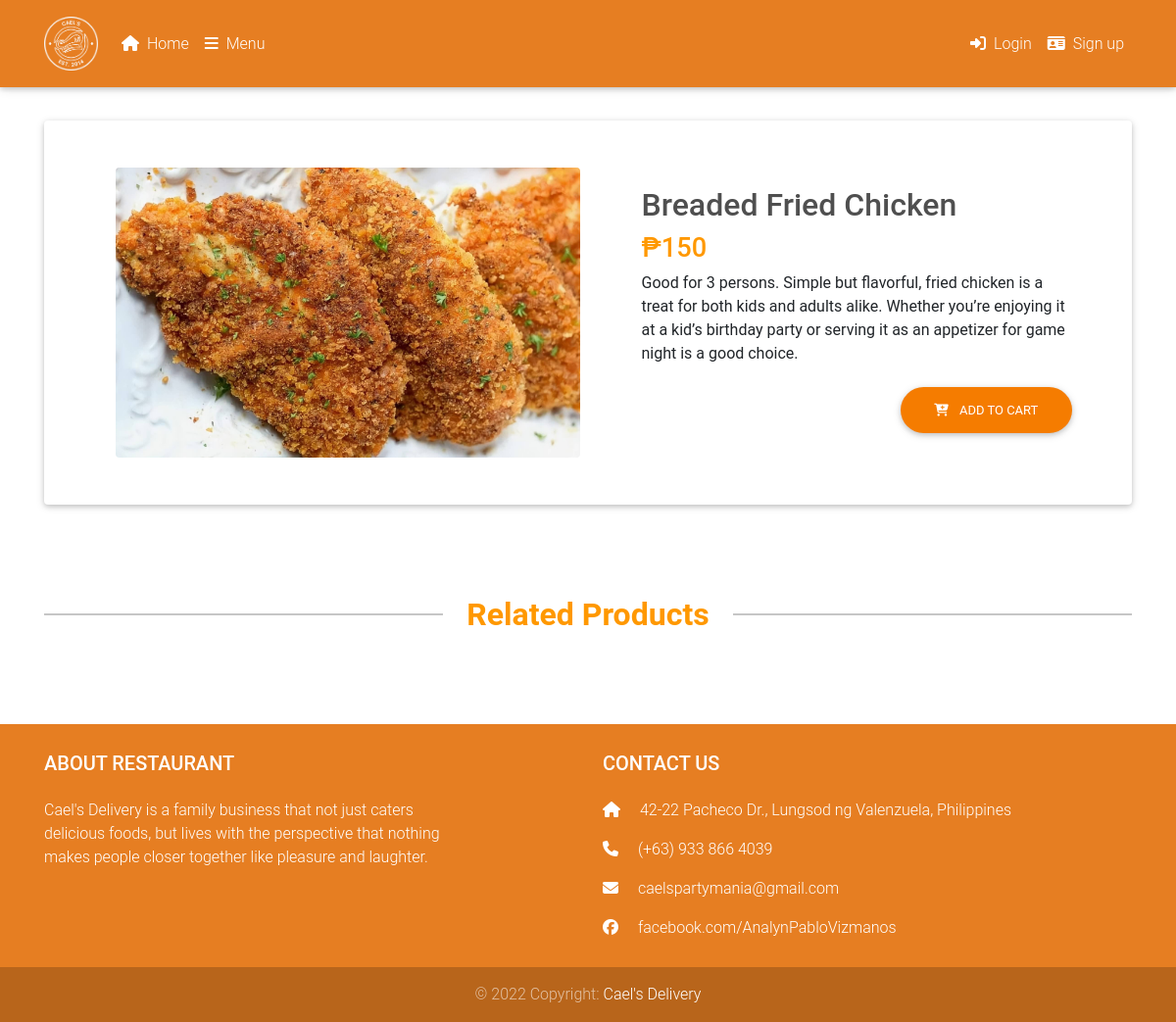
/pages/details/5, run on the app's committed database.
### tables this page shows
CREATE TABLE `products` (
  `product_id` int(11) NOT NULL,
  `product_name` varchar(255) NOT NULL,
  `product_price` varchar(255) NOT NULL,
  `product_description` text NOT NULL,
  `product_image` text NOT NULL,
  `product_status` int(11) NOT NULL DEFAULT 0,
  `category_id` int(11) NOT NULL,
  `created_at` datetime NOT NULL DEFAULT current_timestamp()
);

### app/libraries/Core.php (called while the page is built, shortened)
<?php
class Core
{
  protected $currentMethod = 'index';
  public function __construct()
  {
    $url = $this->getUrl();
    if (isset($url[0])) {
      if (file_exists('../app/controllers/' . ucwords($url[0]) . '.php')) {
        unset($url[0]);
      }
    }
    $this->currentController = new $this->currentController;
    if (isset($url[1])) {
      if (method_exists($this->currentController, $url[1])) {
        $this->currentMethod = $url[1];
        unset($url[1]);
      }
    }
    $this->params = $url ? array_values($url) : [];
    call_user_func_array([$this->currentController, $this->currentMethod], $this->params);
  }
  public function getUrl()
  {
    if (isset($_GET['url'])) {
      $url = rtrim($_GET['url'], '/');
      $url = filter_var($url, FILTER_SANITIZE_URL);
      $url = explode('/', $url);
      return $url;
    }
  }
}

### public/index.php (called while the page is built, shortened)
<?php
$init = new Core;

### app/libraries/Database.php (called while the page is built, shortened)
<?php
class Database
{
	private $host = DB_HOST;
	private $user = DB_USER;
	private $pass = DB_PASS;
	private $dbname = DB_NAME;
	private $dbh;
	private $stmt;
	public function __construct()
	{
		$dsn = 'mysql:host=' . $this->host . ';dbname=' . $this->dbname;
		$options = array(
			PDO::ATTR_PERSISTENT => true,
			PDO::ATTR_ERRMODE => PDO::ERRMODE_EXCEPTION
		);
		try {
			$this->dbh = new PDO($dsn, $this->user, $this->pass, $options);
		}
		catch (PDOException $e) {
			$this->error = $e->getMessage();
		}
	}
	public function query($query)
	{
		$this->stmt = $this->dbh->prepare($query);
	}
	public function bind($param, $value, $type = null)
	{
		if (is_null($type)) {
			switch (true) {
				default:
					$type = PDO::PARAM_STR;
			}
		}
		$this->stmt->bindValue($param, $value, $type);
	}
	public function execute()
	{
		return $this->stmt->execute();
	}
	public function single()
	{
		$this->execute();
		return $this->stmt->fetch(PDO::FETCH_OBJ);
	}
}

### app/models/Product.php (called while the page is built, shortened)
<?php
class Product
{
  private $db;
  public function __construct()
  {
    $this->db = new Database;
  }
  public function getProductByID($id)
  {
    $this->db->query('SELECT * FROM products WHERE product_id = :id');
    $this->db->bind(':id', $id);
    $row = $this->db->single();
    return $row;
  }
}

### app/views/pages/details.php (the view)
<?php require APPROOT . '/views/inc/header.php'; ?>
<?php require APPROOT . '/views/inc/navbar.php'; ?>
<main>
  <div class="container">
    <section id="productDetails" class="pb-5">
      <div class="card mt-5 hoverable">
        <div class="row d-flex justify-content-center align-items-center">
          <div class="col-lg-6 p-5">
            <img src="<?php echo URLROOT; ?>/img/<?php echo $data['products']->product_image; ?>" class="mx-lg-auto img-fluid rounded" alt="Bootstrap Themes" width="700" height="500" loading="lazy">
          </div>
          <div class="col-lg-5 mr-3 text-center text-md-left">
            <h2 class="h2-responsive text-center text-md-left product-name font-weight-bold dark-grey-text ml-xl-0 ml-4">
              <strong><?php echo $data['products']->product_name; ?></strong>
            </h2>
            <h3 class="h3-responsive text-center text-md-left ml-xl-0 ml-4">
              <span class="orange-text font-weight-bold">
                <strong>&#8369;<?php echo $data['products']->product_price; ?></strong>
              </span>
            </h3>
            <p class="ml-xl-0 ml-4"><?php echo $data['products']->product_description; ?></p>
            <section>
              <div class="row">
                <div class="col-md-12 text-center text-md-left text-md-right">
                  <a href="<?php echo URLROOT; ?>/carts/add/<?php echo $data['products']->product_id; ?>/<?php echo $data['products']->product_price; ?>" class="btn btn-orange btn-rounded" role="button">
                    <i class="fa-solid fa-cart-plus mr-2"></i>
                    Add to cart
                  </a>
                </div>
              </div>
            </section>
          </div>
        </div>
      </div>
    </section>
    <div class="divider-new">
      <h2 class="h2-responsive font-weight-bold orange-text mx-3">
        Related Products
      </h2>
    </div>
    <section class="pb-5">
    </section>
  </div>
</main>
<?php require APPROOT . '/views/inc/footer.php'; ?>

### public/frontend/css/style.css (style rules this page uses)
html, body, header, .view.jarallax { height: 100%; min-height: 100%; }
body { padding-top: 75px; }

### data on the page
products: product_image (picture), product_name "Breaded Fried Chicken", product_price "150", product_description "Good for 3 persons. Simple but flavorful, fried chicken is a treat for both kids and adults alike. Whether you’re enjoying it at a kid’s birthday party or serving it as an appetizer for game night is a good choice."
